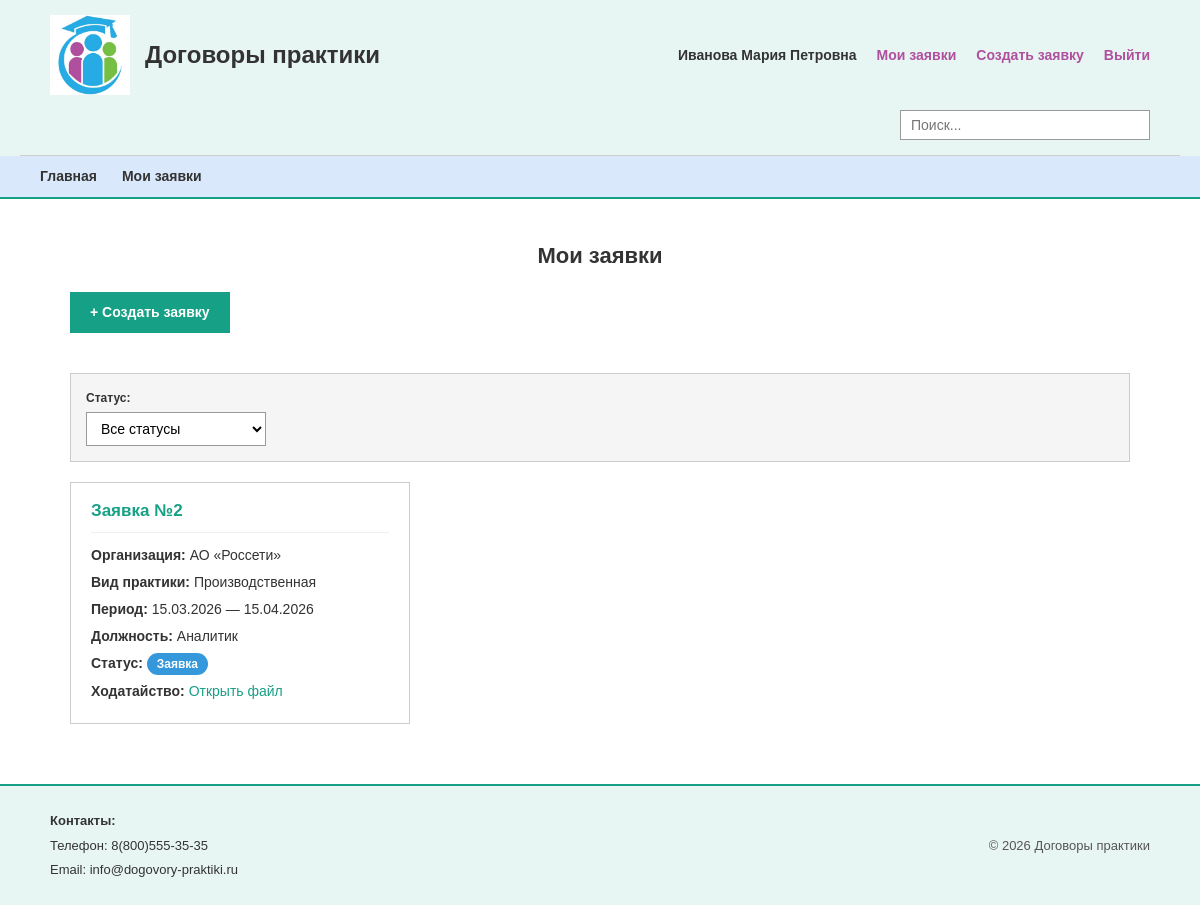
The app's page /pages/zayavki.php (signed in) with its own data.
### tables this page shows
CREATE TABLE `zayavki` (
  `id_zayavki` int(1) NOT NULL,
  `inn` varchar(12) NOT NULL,
  `period_nachalo` date NOT NULL,
  `period_konec` date NOT NULL,
  `tip_id` int(1) NOT NULL,
  `dolzhnost` varchar(255) NOT NULL,
  `statysi_id` int(1) NOT NULL,
  `hodataistvo` text NOT NULL,
  `polzovateli_id` int(1) NOT NULL,
  `otziv_id` int(1) DEFAULT NULL
);

CREATE TABLE `organizacii` (
  `inn` varchar(12) NOT NULL,
  `nazvanie_organizacii` varchar(255) DEFAULT NULL
);

CREATE TABLE `tipi_praktiki` (
  `id_tip` int(1) NOT NULL,
  `nazvanie_tipa` varchar(16) DEFAULT NULL
);

CREATE TABLE `statusi` (
  `id_statusi` int(1) NOT NULL,
  `status_name` varchar(255) DEFAULT NULL
);

### pages/zayavki.php (the view, shortened to what this page needs)
<?php
require_once __DIR__ . '/../helpers/db.php';
$page = max(1, (int)($_GET['page'] ?? 1));
$perPage = 3;
$where = ["z.polzovateli_id = ?"];
$params = [$_SESSION['user_id']];
$whereSql = " WHERE " . implode(" AND ", $where);
$offset = ($page - 1) * $perPage;
$sql = "
    SELECT z.id_zayavki, z.period_nachalo, z.period_konec, z.dolzhnost, z.hodataistvo,
           o.nazvanie_organizacii, t.nazvanie_tipa, s.status_name, s.id_statusi,
           z.otziv_id, ot.komentariy, ot.kolichestvo_zvezd
    FROM zayavki z
    LEFT JOIN organizacii o ON z.inn = o.inn
    LEFT JOIN tipi_praktiki t ON z.tip_id = t.id_tip
    LEFT JOIN statusi s ON z.statysi_id = s.id_statusi
    LEFT JOIN otzivi ot ON z.otziv_id = ot.id_otziv
    {$whereSql}
    ORDER BY z.id_zayavki DESC
    LIMIT {$perPage} OFFSET {$offset}
";
$stmt = $pdo->prepare($sql);
$stmt->execute($params);
$zayavki = $stmt->fetchAll(PDO::FETCH_ASSOC);
require_once __DIR__ . '/layout.php';
?>
<h2 class="page-title">Мои заявки</h2>
<a href="new.php" class="btn-add">+ Создать заявку</a>
<form method="get" action="zayavki.php" class="filter-form">
    <div class="filter-row">
        <label for="status">Статус:</label>
        <select id="status" name="status" onchange="this.form.submit()">
            <option value="0">Все статусы</option>
        </select>
    </div>
</form>
<?php if (empty($zayavki)): ?>
    <p>Заявок пока нет.</p>
<?php else: ?>
    <div class="zayavki-list">
        <?php foreach ($zayavki as $z): ?>
            <div class="zayavka-card">
                <h3>Заявка №<?= $z['id_zayavki'] ?></h3>
                <p><b>Организация:</b> <?= htmlspecialchars($z['nazvanie_organizacii']) ?></p>
                <p><b>Вид практики:</b> <?= htmlspecialchars($z['nazvanie_tipa']) ?></p>
                <p><b>Период:</b>
                    <?= date('d.m.Y', strtotime($z['period_nachalo'])) ?> —
                    <?= $z['period_konec'] ? date('d.m.Y', strtotime($z['period_konec'])) : '—' ?>
                </p>
                <p><b>Должность:</b> <?= htmlspecialchars($z['dolzhnost']) ?></p>
                <?php
                $statusClass = 'badge-unknown';
                if ($z['id_statusi'] == 1) $statusClass = 'badge-new';
                elseif ($z['id_statusi'] == 2) $statusClass = 'badge-progress';
                elseif ($z['id_statusi'] == 3) $statusClass = 'badge-done';
                ?>
                <p><b>Статус:</b> <span class="badge <?= $statusClass ?>"><?= htmlspecialchars($z['status_name']) ?></span></p>
                <p><b>Ходатайство:</b> <a href="../<?= htmlspecialchars(ltrim($z['hodataistvo'], '/')) ?>" target="_blank">Открыть файл</a></p>
            </div>
        <?php endforeach; ?>
    </div>
<?php endif; ?>
</main>
<footer>
    <div class="footer-inner">
        <div class="footer-contacts">
            <p><b>Контакты:</b></p><p>Телефон: 8(800)555-35-35</p><p>Email: info@dogovory-praktiki.ru</p>
        </div>
        <div class="footer-copy">&copy; <?= date('Y') ?> Договоры практики</div>
    </div>
</footer>
</body>
</html>

### styles/style.css (style rules this page uses)
* { box-sizing: border-box; }
body { margin: 0; font-family: Arial, Verdana, sans-serif; font-size: 14px; color: #333; background: #ffffff; line-height: 1.5; }
a { color: #16a085; text-decoration: none; }
.page-title { text-align: center; font-size: 22px; margin: 20px 0; color: #333; }
.zayavki-list { display: grid; grid-template-columns: repeat(auto-fill, minmax(320px, 1fr)); gap: 20px; margin-top: 20px; }
.zayavka-card { border: 1px solid #ccc; border-radius: 0; padding: 15px 20px; background: #fff; }
.zayavka-card h3 { margin: 0 0 12px; font-size: 17px; color: #16a085; border-bottom: 1px solid #eee; padding-bottom: 8px; }
.zayavka-card p { margin: 6px 0; font-size: 14px; color: #333; }
.badge { display: inline-block; padding: 3px 10px; border-radius: 12px; font-size: 12px; font-weight: bold; line-height: 1.4; color: #fff; vertical-align: middle; }
.badge-new { background: #3498db; }
.filter-form { display: flex; align-items: flex-end; gap: 15px; flex-wrap: wrap; margin: 20px 0; padding: 15px; background: #f5f5f5; border: 1px solid #ccc; border-radius: 0; }
.filter-row { display: flex; flex-direction: column; gap: 5px; }
.filter-row label { font-size: 12px; font-weight: bold; color: #333; }
.filter-form select { padding: 7px 10px; border: 1px solid #999; border-radius: 0; font-size: 14px; min-width: 180px; background: #fff; outline: none; }
.btn-add { display: inline-block; margin-bottom: 20px; padding: 10px 20px; background: #16a085; color: #fff; font-weight: bold; border-radius: 0; text-decoration: none; }
footer { background: #e8f6f3; margin-top: 40px; padding: 20px; border-top: 2px solid #16a085; }
.footer-inner { max-width: 1100px; margin: 0 auto; display: flex; justify-content: space-between; align-items: center; flex-wrap: wrap; gap: 20px; }
.footer-contacts p { margin: 5px 0; font-size: 13px; color: #333; }
.footer-contacts b { color: #333; }
.footer-copy { font-size: 13px; color: #555; }

### records on screen
zayavki: id_zayavki "2", inn.nazvanie_organizacii "АО «Россети»", tip.nazvanie_tipa "Производственная", period_nachalo "15.03.2026", period_konec "15.04.2026", dolzhnost "Аналитик", statysi.status_name "Заявка"

### other values on screen
$_SESSION['fio'] "Иванова Мария Петровна"
